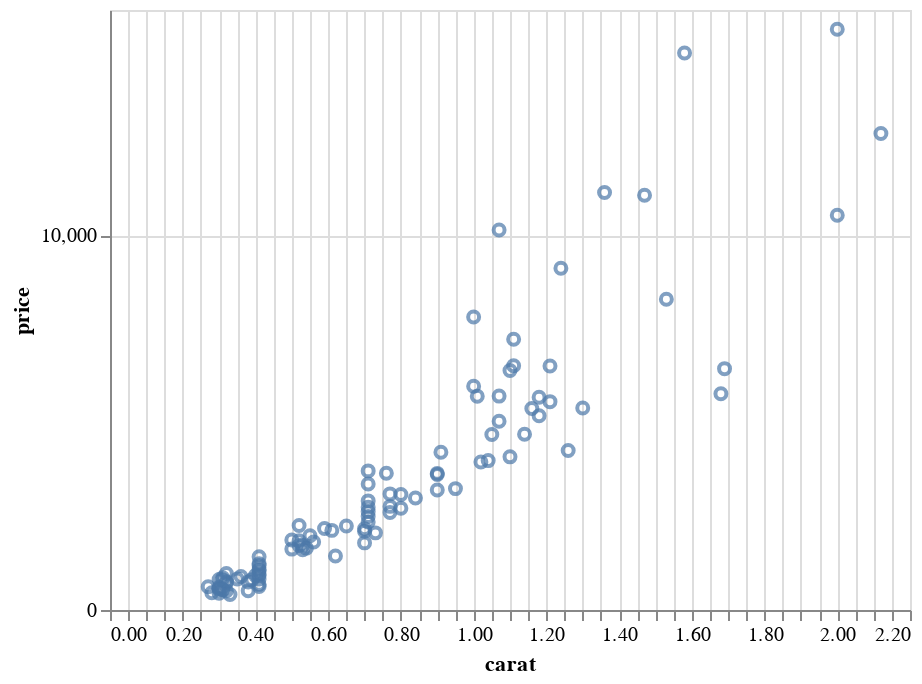

Notebook cell for this chart:
### Markdown cell above
The number of ticks can be modified via `tickCount`,
but not for binned data.

### Code cell
alt.Chart(diamonds.sample(100)).mark_point().encode(
    alt.X('carat', axis=alt.Axis(tickCount=40)),
    alt.Y('price', axis=alt.Axis(tickCount=2)))

### Figure 1 — Vega-Lite specification as saved in the notebook (floating-point values rounded to 4 significant figures)
{"$schema": "https://vega.github.io/schema/vega-lite/v4.8.1.json", "config": {"view": {"continuousHeight": 300, "continuousWidth": 400}}, "data": {"name": "data-81ed2971d7e0d4d39d04f4d46a1d4b01"}, "datasets": {"data-81ed2971d7e0d4d39d04f4d46a1d4b01": [{"carat": 1.69, "clarity": "I1", "color": "I", "cut": "Premium", "depth": 62.4, "price": 6436, "table": 60, "x": 7.59, "y": 7.56, "z": 4.73}, {"carat": 0.38, "clarity": "SI1", "color": "J", "cut": "Premium", "depth": 61.3, "price": 513, "table": 59, "x": 4.62, "y": 4.68, "z": 2.85}, {"carat": 0.36, "clarity": "VS1", "color": "E", "cut": "Very Good", "depth": 60.6, "price": 894, "table": 58, "x": 4.61, "y": 4.63, "z": 2.8}, {"carat": 0.3, "clarity": "SI1", "color": "H", "cut": "Ideal", "depth": 62.9, "price": 554, "table": 57, "x": 4.27, "y": 4.22, "z": 2.67}, {"carat": 0.71, "clarity": "SI1", "color": "F", "cut": "Good", "depth": 63.6, "price": 2345, "table": 54, "x": 5.65, "y": 5.61, "z": 3.58}, {"carat": 0.3, "clarity": "VS2", "color": "F", "cut": "Ideal", "depth": 60.5, "price": 573, "table": 58, "x": 4.3, "y": 4.36, "z": 2.62}, {"carat": 1.04, "clarity": "SI1", "color": "H", "cut": "Ideal", "depth": 61.3, "price": 3984, "table": 55, "x": 6.49, "y": 6.44, "z": 3.96}, {"carat": 0.3, "clarity": "SI1", "color": "G", "cut": "Very Good", "depth": 59.7, "price": 447, "table": 60, "x": 4.35, "y": 4.39, "z": 2.61}, {"carat": 1.68, "clarity": "I1", "color": "E", "cut": "Good", "depth": 64.3, "price": 5765, "table": 60, "x": 7.44, "y": 7.48, "z": 4.8}, {"carat": 0.54, "clarity": "SI1", "color": "D", "cut": "Premium", "depth": 62.6, "price": 1650, "table": 57, "x": 5.21, "y": 5.12, "z": 3.23}, {"carat": 0.5, "clarity": "VVS1", "color": "G", "cut": "Ideal", "depth": 61.8, "price": 1865, "table": 54, "x": 5.13, "y": 5.16, "z": 3.18}, {"carat": 1, "clarity": "VS2", "color": "G", "cut": "Premium", "depth": 63, "price": 5967, "table": 59, "x": 6.45, "y": 6.32, "z": 4.02}, {"carat": 0.91, "clarity": "VS1", "color": "G", "cut": "Very Good", "depth": 63.4, "price": 4209, "table": 54, "x": 6.24, "y": 6.07, "z": 3.9}, {"carat": 1.21, "clarity": "SI2", "color": "D", "cut": "Premium", "depth": 62.5, "price": 6505, "table": 57, "x": 6.79, "y": 6.71, "z": 4.22}, {"carat": 0.41, "clarity": "VVS2", "color": "G", "cut": "Ideal", "depth": 60.4, "price": 1076, "table": 56, "x": 4.83, "y": 4.8, "z": 2.91}, {"carat": 1.07, "clarity": "SI1", "color": "H", "cut": "Premium", "depth": 60, "price": 5031, "table": 60, "x": 6.61, "y": 6.65, "z": 3.98}, {"carat": 0.32, "clarity": "VVS2", "color": "G", "cut": "Ideal", "depth": 61.4, "price": 730, "table": 55, "x": 4.4, "y": 4.43, "z": 2.71}, {"carat": 0.41, "clarity": "IF", "color": "E", "cut": "Ideal", "depth": 62.1, "price": 1419, "table": 54, "x": 4.75, "y": 4.81, "z": 2.97}, {"carat": 0.32, "clarity": "SI1", "color": "D", "cut": "Ideal", "depth": 62.8, "price": 756, "table": 56, "x": 4.42, "y": 4.37, "z": 2.76}, {"carat": 1.3, "clarity": "VS2", "color": "H", "cut": "Ideal", "depth": 62.9, "price": 5387, "table": 56, "x": 7, "y": 6.96, "z": 4.39}, {"carat": 0.31, "clarity": "SI1", "color": "I", "cut": "Premium", "depth": 62.3, "price": 537, "table": 58, "x": 4.38, "y": 4.35, "z": 2.72}, {"carat": 0.84, "clarity": "SI2", "color": "G", "cut": "Ideal", "depth": 62, "price": 2986, "table": 56, "x": 6.02, "y": 6.05, "z": 3.74}, {"carat": 0.52, "clarity": "SI1", "color": "D", "cut": "Premium", "depth": 61.4, "price": 1720, "table": 58, "x": 5.19, "y": 5.16, "z": 3.18}, {"carat": 0.73, "clarity": "SI2", "color": "G", "cut": "Very Good", "depth": 62.2, "price": 2057, "table": 58, "x": 5.71, "y": 5.77, "z": 3.57}, {"carat": 1.26, "clarity": "SI1", "color": "J", "cut": "Good", "depth": 63.9, "price": 4255, "table": 58, "x": 6.78, "y": 6.74, "z": 4.32}, {"carat": 0.52, "clarity": "VVS1", "color": "F", "cut": "Ideal", "depth": 61.9, "price": 2251, "table": 55, "x": 5.17, "y": 5.2, "z": 3.21}, {"carat": 1.47, "clarity": "VS2", "color": "G", "cut": "Very Good", "depth": 62.7, "price": 11060, "table": 56, "x": 7.15, "y": 7.18, "z": 4.49}, {"carat": 0.55, "clarity": "VS1", "color": "F", "cut": "Ideal", "depth": 61.6, "price": 1980, "table": 57, "x": 5.29, "y": 5.23, "z": 3.24}, {"carat": 0.9, "clarity": "SI1", "color": "G", "cut": "Very Good", "depth": 63.8, "price": 3615, "table": 53, "x": 6.1, "y": 6.16, "z": 3.91}, {"carat": 1, "clarity": "VS1", "color": "D", "cut": "Premium", "depth": 62.7, "price": 7812, "table": 54, "x": 6.38, "y": 6.35, "z": 3.99}, {"carat": 0.53, "clarity": "VS2", "color": "E", "cut": "Ideal", "depth": 61.4, "price": 1721, "table": 56, "x": 5.21, "y": 5.24, "z": 3.21}, {"carat": 2, "clarity": "SI2", "color": "I", "cut": "Premium", "depth": 62.3, "price": 10528, "table": 57, "x": 8.12, "y": 8.05, "z": 5.03}, {"carat": 2, "clarity": "SI2", "color": "G", "cut": "Premium", "depth": 60.1, "price": 15485, "table": 62, "x": 8.07, "y": 8, "z": 4.83}, {"carat": 0.53, "clarity": "SI1", "color": "E", "cut": "Premium", "depth": 60, "price": 1607, "table": 60, "x": 5.27, "y": 5.24, "z": 3.21}, {"carat": 1.18, "clarity": "SI2", "color": "H", "cut": "Ideal", "depth": 61.2, "price": 5182, "table": 57, "x": 6.81, "y": 6.86, "z": 4.18}, {"carat": 0.41, "clarity": "SI1", "color": "G", "cut": "Premium", "depth": 62.7, "price": 923, "table": 55, "x": 4.8, "y": 4.77, "z": 3}, {"carat": 0.38, "clarity": "SI1", "color": "I", "cut": "Premium", "depth": 60.2, "price": 746, "table": 60, "x": 4.68, "y": 4.65, "z": 2.81}, {"carat": 0.32, "clarity": "VS1", "color": "I", "cut": "Good", "depth": 63.1, "price": 505, "table": 56, "x": 4.38, "y": 4.4, "z": 2.77}, {"carat": 0.65, "clarity": "VS1", "color": "G", "cut": "Good", "depth": 60, "price": 2241, "table": 60.4, "x": 5.6, "y": 5.7, "z": 3.39}, {"carat": 1.16, "clarity": "SI1", "color": "G", "cut": "Very Good", "depth": 60.5, "price": 5372, "table": 60, "x": 6.86, "y": 6.77, "z": 4.12}, {"carat": 0.41, "clarity": "VVS2", "color": "E", "cut": "Premium", "depth": 60.9, "price": 1231, "table": 56, "x": 4.84, "y": 4.78, "z": 2.93}, {"carat": 0.56, "clarity": "VS2", "color": "F", "cut": "Ideal", "depth": 62.1, "price": 1814, "table": 57, "x": 5.29, "y": 5.28, "z": 3.28}, {"carat": 0.71, "clarity": "VVS2", "color": "I", "cut": "Very Good", "depth": 62.5, "price": 2495, "table": 57, "x": 5.68, "y": 5.74, "z": 3.57}, {"carat": 1.01, "clarity": "VS2", "color": "G", "cut": "Very Good", "depth": 63.2, "price": 5701, "table": 57, "x": 6.35, "y": 6.3, "z": 4}, {"carat": 0.59, "clarity": "VS1", "color": "D", "cut": "Ideal", "depth": 60.9, "price": 2175, "table": 56, "x": 5.39, "y": 5.44, "z": 3.3}, {"carat": 0.8, "clarity": "SI2", "color": "E", "cut": "Very Good", "depth": 62.9, "price": 2715, "table": 54, "x": 5.91, "y": 6.02, "z": 3.75}, {"carat": 0.62, "clarity": "SI2", "color": "F", "cut": "Ideal", "depth": 61.3, "price": 1441, "table": 55, "x": 5.55, "y": 5.47, "z": 3.38}, {"carat": 0.71, "clarity": "VS2", "color": "G", "cut": "Premium", "depth": 62.1, "price": 2623, "table": 62, "x": 5.71, "y": 5.65, "z": 3.53}, {"carat": 0.7, "clarity": "SI2", "color": "D", "cut": "Premium", "depth": 58.3, "price": 2167, "table": 61, "x": 5.74, "y": 5.7, "z": 3.33}, {"carat": 0.3, "clarity": "VS1", "color": "G", "cut": "Very Good", "depth": 62.8, "price": 605, "table": 59, "x": 4.23, "y": 4.27, "z": 2.67}, {"carat": 0.32, "clarity": "VS2", "color": "D", "cut": "Ideal", "depth": 62.6, "price": 972, "table": 57, "x": 4.41, "y": 4.37, "z": 2.75}, {"carat": 0.41, "clarity": "SI2", "color": "D", "cut": "Ideal", "depth": 62.6, "price": 683, "table": 55, "x": 4.76, "y": 4.8, "z": 2.99}, {"carat": 0.77, "clarity": "VVS2", "color": "I", "cut": "Ideal", "depth": 62.1, "price": 2598, "table": 55, "x": 5.85, "y": 5.9, "z": 3.65}, {"carat": 1.11, "clarity": "SI1", "color": "F", "cut": "Ideal", "depth": 61.1, "price": 6512, "table": 57, "x": 6.67, "y": 6.69, "z": 4.08}, {"carat": 0.31, "clarity": "SI1", "color": "D", "cut": "Ideal", "depth": 61.9, "price": 548, "table": 57, "x": 4.36, "y": 4.39, "z": 2.71}, {"carat": 1.21, "clarity": "VS1", "color": "J", "cut": "Premium", "depth": 59.5, "price": 5556, "table": 60, "x": 6.99, "y": 6.9, "z": 4.13}, {"carat": 1.02, "clarity": "SI2", "color": "E", "cut": "Very Good", "depth": 63.6, "price": 3947, "table": 59, "x": 6.23, "y": 6.28, "z": 3.98}, {"carat": 0.41, "clarity": "VS2", "color": "I", "cut": "Ideal", "depth": 61.4, "price": 625, "table": 54, "x": 4.81, "y": 4.83, "z": 2.96}, {"carat": 0.61, "clarity": "VS1", "color": "H", "cut": "Very Good", "depth": 60.1, "price": 2123, "table": 56, "x": 5.55, "y": 5.59, "z": 3.35}, {"carat": 1.07, "clarity": "VVS2", "color": "E", "cut": "Ideal", "depth": 62.3, "price": 10133, "table": 56, "x": 6.51, "y": 6.61, "z": 4.09}, {"carat": 0.7, "clarity": "SI2", "color": "F", "cut": "Good", "depth": 59, "price": 2100, "table": 57, "x": 5.8, "y": 5.83, "z": 3.43}, {"carat": 1.53, "clarity": "SI1", "color": "H", "cut": "Ideal", "depth": 61.9, "price": 8289, "table": 58, "x": 7.38, "y": 7.42, "z": 4.58}, {"carat": 0.33, "clarity": "SI2", "color": "F", "cut": "Ideal", "depth": 61.4, "price": 413, "table": 57, "x": 4.44, "y": 4.48, "z": 2.74}, {"carat": 0.77, "clarity": "VS2", "color": "H", "cut": "Ideal", "depth": 62, "price": 2763, "table": 56, "x": 5.89, "y": 5.86, "z": 3.64}, {"carat": 0.95, "clarity": "SI2", "color": "I", "cut": "Premium", "depth": 62.5, "price": 3237, "table": 58, "x": 6.3, "y": 6.24, "z": 3.92}, {"carat": 0.71, "clarity": "VS1", "color": "F", "cut": "Ideal", "depth": 61.4, "price": 3710, "table": 57, "x": 5.72, "y": 5.73, "z": 3.52}, {"carat": 0.41, "clarity": "VS1", "color": "G", "cut": "Premium", "depth": 62.7, "price": 961, "table": 57, "x": 4.77, "y": 4.74, "z": 2.98}, {"carat": 0.35, "clarity": "SI1", "color": "D", "cut": "Ideal", "depth": 62.3, "price": 827, "table": 55, "x": 4.56, "y": 4.52, "z": 2.83}, {"carat": 0.27, "clarity": "VVS2", "color": "E", "cut": "Very Good", "depth": 63, "price": 622, "table": 56, "x": 4.12, "y": 4.14, "z": 2.6}, {"carat": 1.58, "clarity": "VVS2", "color": "G", "cut": "Premium", "depth": 62.4, "price": 14855, "table": 56, "x": 7.5, "y": 7.4, "z": 4.65}, {"carat": 0.71, "clarity": "VS1", "color": "D", "cut": "Very Good", "depth": 62.9, "price": 2910, "table": 57, "x": 5.6, "y": 5.66, "z": 3.54}, {"carat": 2.12, "clarity": "SI2", "color": "D", "cut": "Ideal", "depth": 62.9, "price": 12707, "table": 55, "x": 8.17, "y": 8.14, "z": 5.13}, {"carat": 1.1, "clarity": "SI2", "color": "G", "cut": "Good", "depth": 64.2, "price": 4084, "table": 56, "x": 6.55, "y": 6.51, "z": 4.19}, {"carat": 0.39, "clarity": "VS2", "color": "E", "cut": "Very Good", "depth": 60, "price": 808, "table": 56, "x": 4.76, "y": 4.81, "z": 2.87}, {"carat": 1.1, "clarity": "VS2", "color": "G", "cut": "Ideal", "depth": 62.3, "price": 6387, "table": 56, "x": 6.63, "y": 6.59, "z": 4.12}, {"carat": 0.41, "clarity": "VS2", "color": "G", "cut": "Premium", "depth": 61.8, "price": 827, "table": 59, "x": 4.72, "y": 4.76, "z": 2.93}, {"carat": 1.24, "clarity": "VS2", "color": "E", "cut": "Ideal", "depth": 62.9, "price": 9111, "table": 56, "x": 6.84, "y": 6.79, "z": 4.29}, {"carat": 1.14, "clarity": "SI2", "color": "G", "cut": "Premium", "depth": 61.1, "price": 4688, "table": 59, "x": 6.77, "y": 6.72, "z": 4.12}, {"carat": 1.36, "clarity": "VS1", "color": "F", "cut": "Ideal", "depth": 61.4, "price": 11132, "table": 57, "x": 7.25, "y": 7.09, "z": 4.4}, {"carat": 0.9, "clarity": "SI1", "color": "H", "cut": "Good", "depth": 63.8, "price": 3201, "table": 57, "x": 6.07, "y": 6.13, "z": 3.89}, {"carat": 1.05, "clarity": "SI1", "color": "I", "cut": "Ideal", "depth": 62.1, "price": 4679, "table": 54, "x": 6.54, "y": 6.55, "z": 4.06}, {"carat": 0.7, "clarity": "SI1", "color": "I", "cut": "Good", "depth": 62.8, "price": 1790, "table": 59, "x": 5.59, "y": 5.65, "z": 3.53}, {"carat": 0.28, "clarity": "VS1", "color": "D", "cut": "Very Good", "depth": 60.5, "price": 458, "table": 58, "x": 4.23, "y": 4.26, "z": 2.57}, {"carat": 0.71, "clarity": "SI1", "color": "E", "cut": "Ideal", "depth": 61.9, "price": 3360, "table": 55, "x": 5.74, "y": 5.77, "z": 3.56}, {"carat": 0.31, "clarity": "VVS1", "color": "F", "cut": "Very Good", "depth": 61.4, "price": 859, "table": 56, "x": 4.37, "y": 4.4, "z": 2.69}, {"carat": 0.4, "clarity": "VS2", "color": "H", "cut": "Ideal", "depth": 60.9, "price": 919, "table": 56, "x": 4.79, "y": 4.83, "z": 2.93}, {"carat": 0.31, "clarity": "VS2", "color": "D", "cut": "Ideal", "depth": 62.1, "price": 804, "table": 54, "x": 4.4, "y": 4.36, "z": 2.72}, {"carat": 0.77, "clarity": "VVS1", "color": "H", "cut": "Good", "depth": 63.1, "price": 3096, "table": 57, "x": 5.83, "y": 5.86, "z": 3.69}, {"carat": 0.71, "clarity": "SI1", "color": "E", "cut": "Premium", "depth": 62.7, "price": 2743, "table": 56, "x": 5.71, "y": 5.64, "z": 3.56}, {"carat": 1.07, "clarity": "SI1", "color": "D", "cut": "Premium", "depth": 61.9, "price": 5704, "table": 58, "x": 6.57, "y": 6.53, "z": 4.05}, {"carat": 0.76, "clarity": "VVS1", "color": "H", "cut": "Ideal", "depth": 61.9, "price": 3648, "table": 54, "x": 5.87, "y": 5.9, "z": 3.64}, {"carat": 0.41, "clarity": "VS2", "color": "I", "cut": "Ideal", "depth": 61.2, "price": 1056, "table": 56, "x": 4.77, "y": 4.81, "z": 2.93}, {"carat": 1.18, "clarity": "SI1", "color": "H", "cut": "Very Good", "depth": 62.6, "price": 5674, "table": 55, "x": 6.76, "y": 6.79, "z": 4.24}, {"carat": 0.3, "clarity": "VVS2", "color": "D", "cut": "Ideal", "depth": 62.2, "price": 814, "table": 55, "x": 4.32, "y": 4.33, "z": 2.69}, {"carat": 0.52, "clarity": "VS2", "color": "D", "cut": "Very Good", "depth": 62.9, "price": 1847, "table": 59, "x": 5.11, "y": 5.13, "z": 3.22}, {"carat": 0.8, "clarity": "SI1", "color": "F", "cut": "Premium", "depth": 60.1, "price": 3082, "table": 58, "x": 6.07, "y": 6.05, "z": 3.64}, {"carat": 0.9, "clarity": "SI1", "color": "H", "cut": "Very Good", "depth": 63, "price": 3643, "table": 58, "x": 6.13, "y": 6.18, "z": 3.88}, {"carat": 0.5, "clarity": "VS2", "color": "E", "cut": "Premium", "depth": 61.4, "price": 1624, "table": 58, "x": 5.07, "y": 5.12, "z": 3.13}, {"carat": 1.11, "clarity": "SI1", "color": "E", "cut": "Ideal", "depth": 62.1, "price": 7218, "table": 55, "x": 6.66, "y": 6.68, "z": 4.14}, {"carat": 0.41, "clarity": "VVS2", "color": "E", "cut": "Ideal", "depth": 61.8, "price": 1187, "table": 57, "x": 4.75, "y": 4.8, "z": 2.95}]}, "encoding": {"x": {"axis": {"tickCount": 40}, "field": "carat", "type": "quantitative"}, "y": {"axis": {"tickCount": 2}, "field": "price", "type": "quantitative"}}, "mark": "point"}
